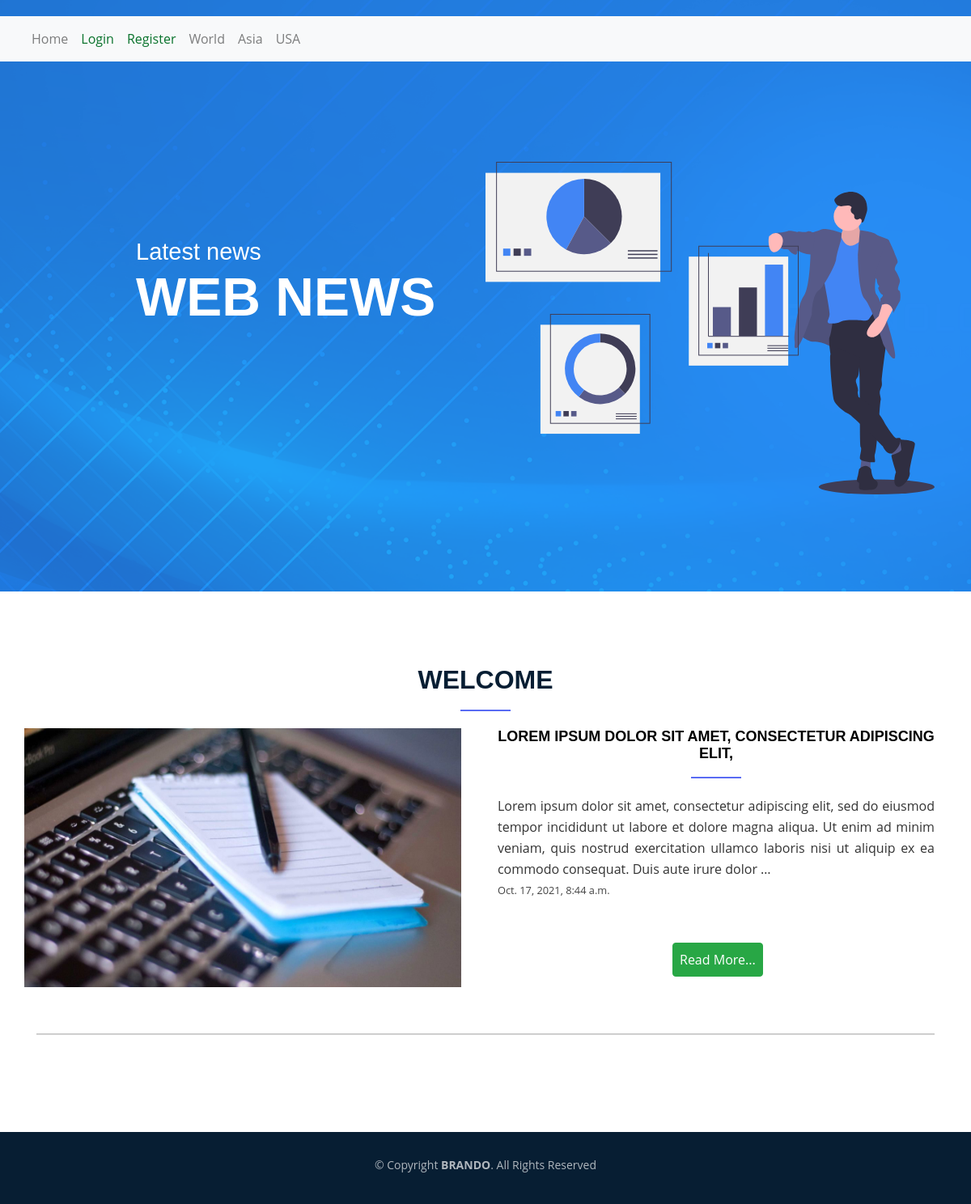
The app's page /category/world, older data.
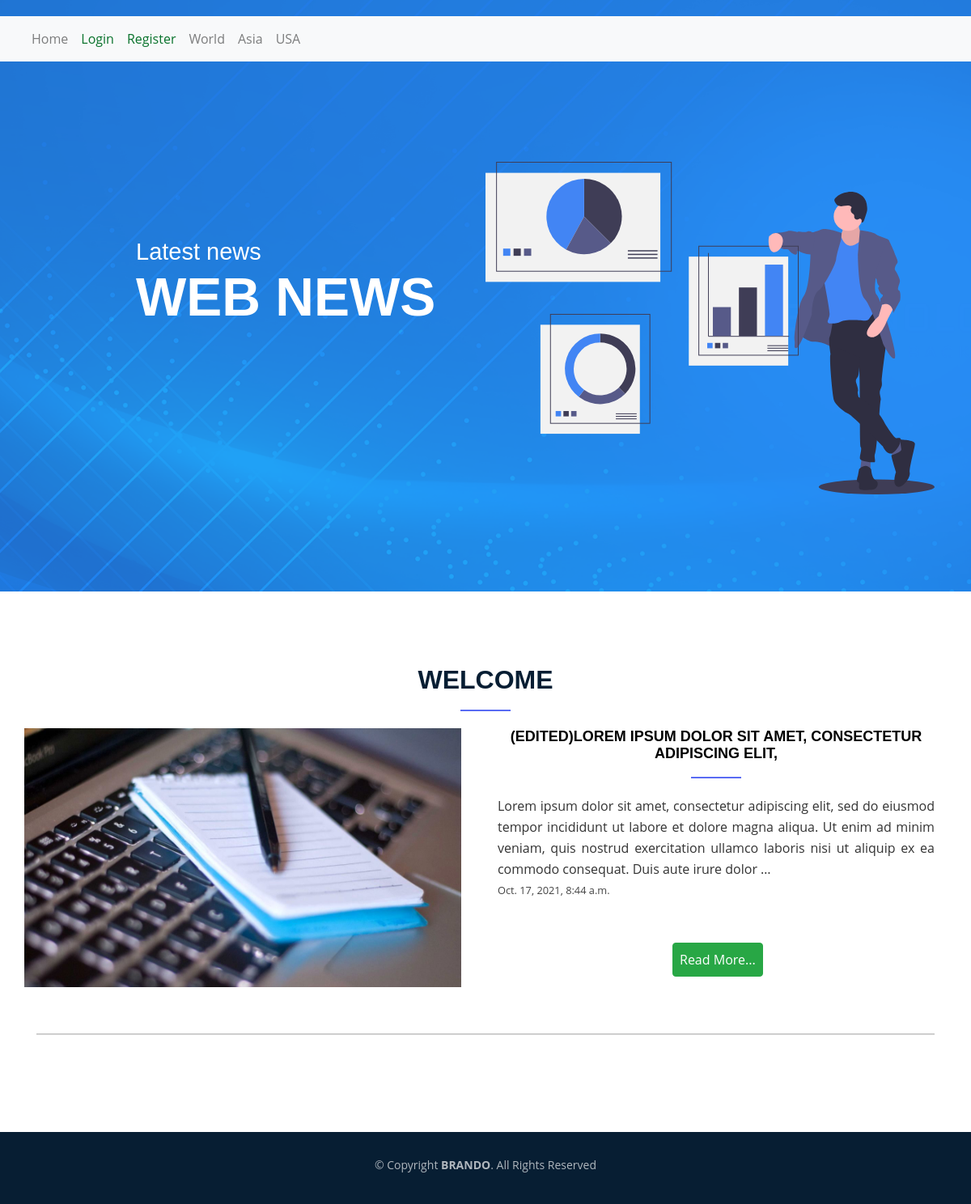
The same page, newer data.
### post/models.py (models this page shows, shortened)
class Post(models.Model):
    STATUS = (
        ('p','publish'),
        ('d','draft'),
    )
    title = models.CharField(max_length=130)
    slug  = models.CharField(max_length=130)
    category= models.ManyToManyField(Category,related_name='articles')
    description = models.TextField()
    author  = models.ForeignKey(User,on_delete=models.CASCADE)
    image = models.ImageField(upload_to = 'media')
    created = models.DateTimeField(auto_now_add=True)
    status= models.CharField(max_length=1,choices=STATUS)
    is_special_article = models.BooleanField(default=False)
    objects = ManagerPost()
    class Meta:
        verbose_name = 'Post'
        verbose_name_plural = 'Posts'
        ordering = ['-created']
    def image_show(self):
        return format_html("<img width=100 height = 84 style = 'border-radius:20px;' src='{}'> ".format(self.image.url))
    image_show.short_description = "image"
    def description_shorter(self):
        des = self.description[:60] + '...'
        return des
    description_shorter.short_description = "body"
    def category_show(self):
        return ",".join([category.name for category in self.category.active_category()])
    category_show.short_description = "category"

### post/views.py (the view)
# urls.py: path('category/<slug:slug>',CategoryView.as_view(),name = 'category'),
class CategoryView(ListView):
    template_name = 'post/category.html'
    paginate_by = 2
    def get_queryset(self):
        global category
        slug = self.kwargs.get('slug')
        category = get_object_or_404(Category.objects.active_category(),slug=slug)
        return category.articles.all()
    def get_context_data(self,**kwargs):
        context = super().get_context_data(**kwargs)
        context['category'] = category
        return context

### post/models.py (called while the page is built)
    def active_category(self):
        return self.filter(status = True)

### post/templatetags/base_tags.py (called while the page is built)
@register.inclusion_tag('blog/partials/category_nav.html')
def CATEGORY():
    return {
        'category':Category.objects.active_category()
    }

### post/templates/post/category.html (shortened to what this page needs)
{% extends 'blog/base.html' %}
{% load static %}
{% block content %}
    {% for article in object_list %}
        <div class="row">
        <div class="col-lg-6 about-img">
            <img src="{{article.image.url}}" alt="" width="620px" height="320px">
        </div>
        <div class="col-lg-6 content">
            <h2>{{article.title}}</h2>
            <p style="text-align: justify;">{{article.description|truncatewords:40}}</p>
            <small>{{article.created}}</small><br>
            <a href="{% url 'posts:detail' article.pk %}"> <input type="submit" value="Read More..." class="btn btn-success p-2"></a>
        </div>
        </div>
        <hr>
    {% endfor %}
{% endblock %}

Row changes from the older to the newer data that the page shows:
changed Post: title "LOREM IPSUM DOLOR SIT AMET, CONSECTETUR ADIPISCING ELIT," → "(EDITED)LOREM IPSUM DOLOR SIT AMET, CONSECTETUR ADIPISCING ELIT,"
